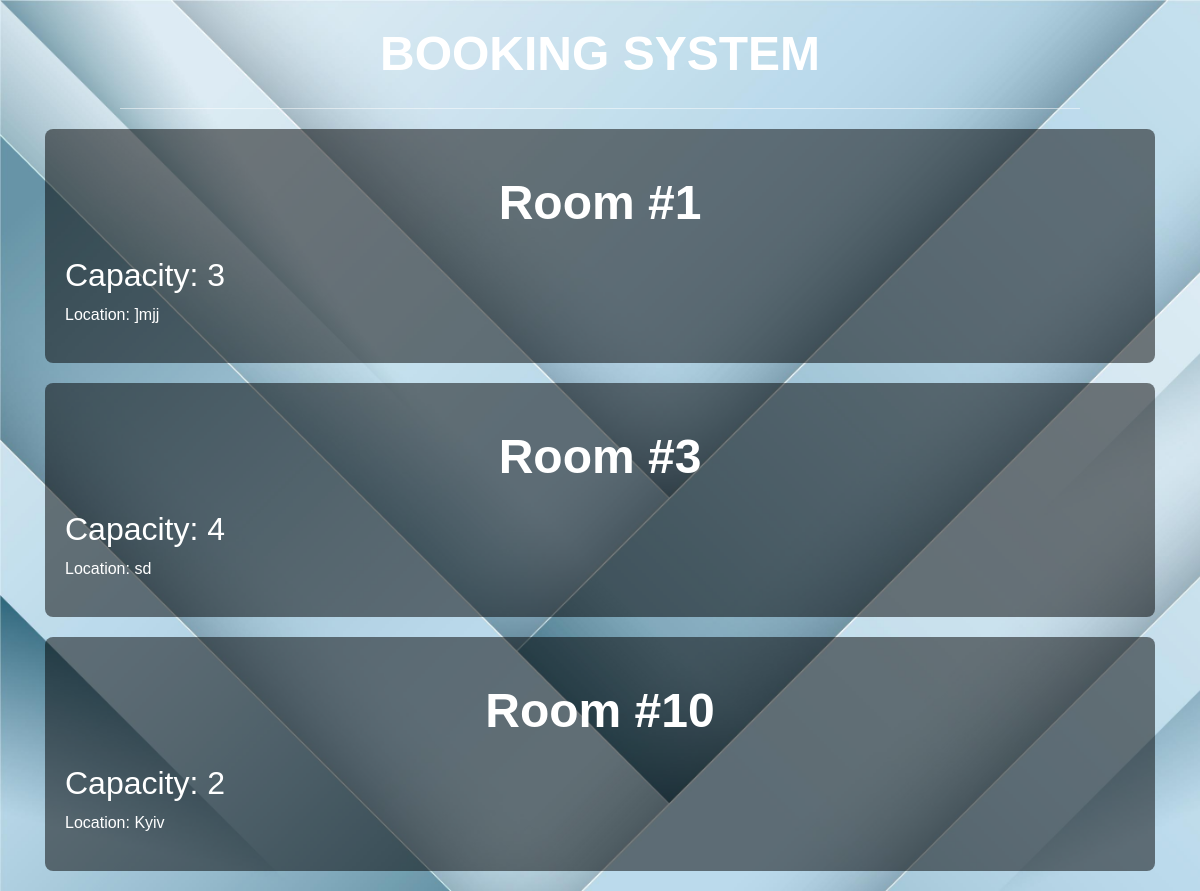
The page /rooms-list/ on the database as committed earlier.
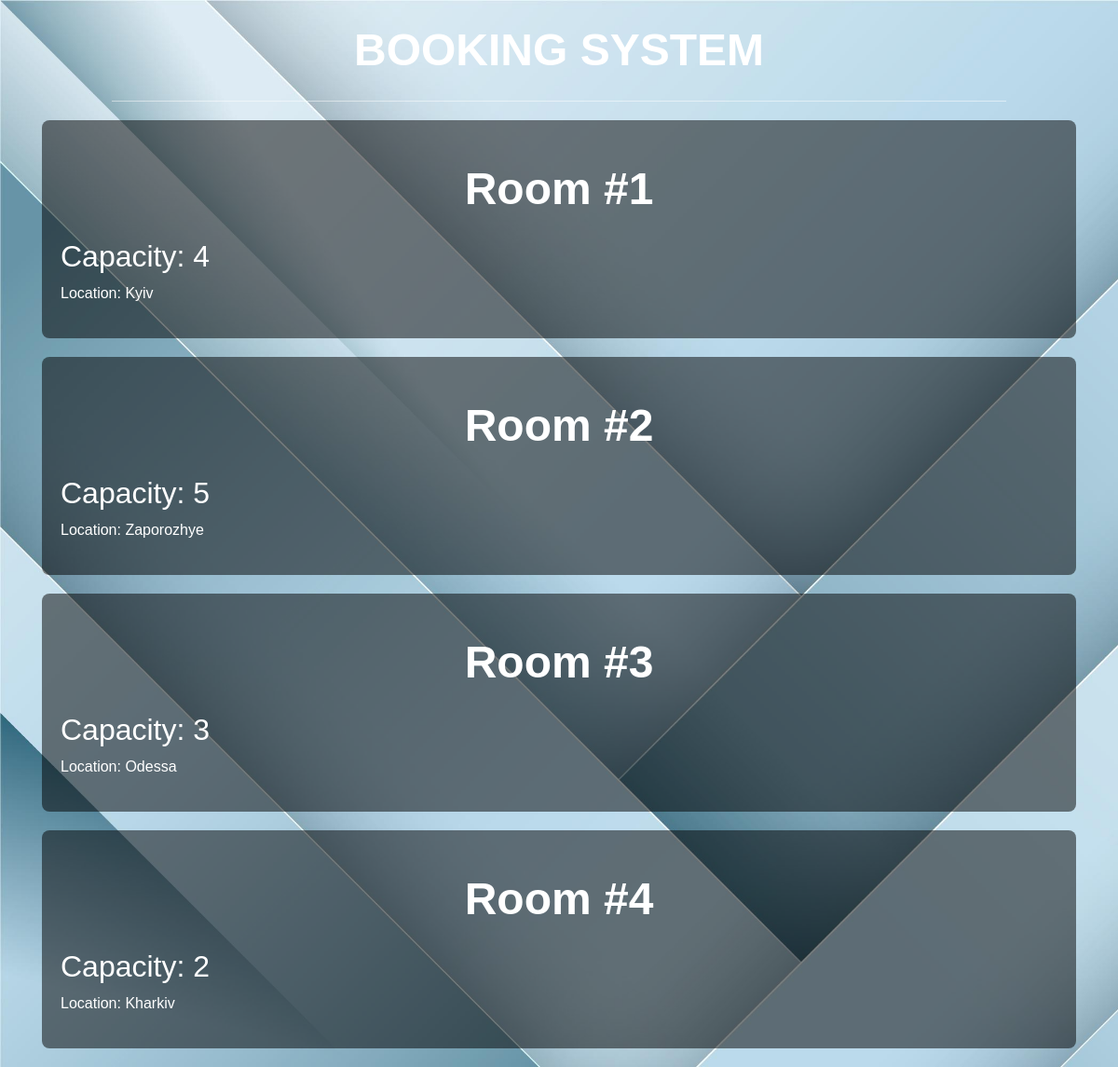
The same page on the database as committed later.
### booking/models.py (models this page shows, shortened)
class Room(models.Model):
    number = models.IntegerField()
    capacity = models.IntegerField()
    location = models.TextField()
    class Meta:
        verbose_name = "Room"
        verbose_name_plural = "Rooms"
        ordering = ["number"]

### booking/views.py (the view)
# urls.py: path("rooms-list/", views.room_list, name = "rooms-list"),
def room_list(request):
    rooms = Room.objects.all()
    context = {
        "rooms": rooms,
    }
    return render(request, template_name="booking/rooms_list.html", context=context)

### templates/booking/rooms_list.html
{% extends "base.html" %}
{% block content %}
    <div class="container">
        {% for room in rooms %}
            <div class="room-item">
                <h1>Room #{{ room.number }}</h1>
                <h2>Capacity: {{ room.capacity }}</h2>
                <p>Location: {{ room.location }}</p>
            </div>
        {% endfor %}
    </div>
{% endblock %}

### templates/base.html (shortened to what this page needs)
<!DOCTYPE html>
<html lang="en">
<head>
    <link rel="stylesheet" href="https://stackpath.bootstrapcdn.com/bootstrap/4.5.2/css/bootstrap.min.css">
    {% load static %}
    <link rel="stylesheet" href="{% static 'css/style.css'%}">
</head>
<body>
  {% include "header.html" %}
  {% block content %}
  {% endblock %}
</body>
</html>

### templates/header.html
<h1>
    BOOKING SYSTEM
</h1>
<hr>

### static/css/style.css (style rules this page uses)
body { font-family: 'Arial', sans-serif; background: url('/static/img/5577216.jpg'); background-size: cover; color: #333; margin: 0; padding: 0; }
h1, h2, p { color: #fff; }
h1 { font-size: 3em; font-weight: bold; text-align: center; margin: 25px 0; }
hr { border: 0; height: 1px; background: rgba(255, 255, 255, 0.5); margin: 20px auto; width: 80%; }
.room-item { background-color: rgba(0, 0, 0, 0.5); padding: 20px; border-radius: 8px; margin-bottom: 20px; }

Rows that differ between the two databases and show on the page:
removed Room: number "1", capacity "3", location "]mjj"
removed Room: number "3", capacity "4", location "sd"
removed Room: number "10", capacity "2", location "Kyiv"
added Room: number "1", capacity "4", location "Kyiv"
added Room: number "2", capacity "5", location "Zaporozhye"
added Room: number "3", capacity "3", location "Odessa"
added Room: number "4", capacity "2", location "Kharkiv"
